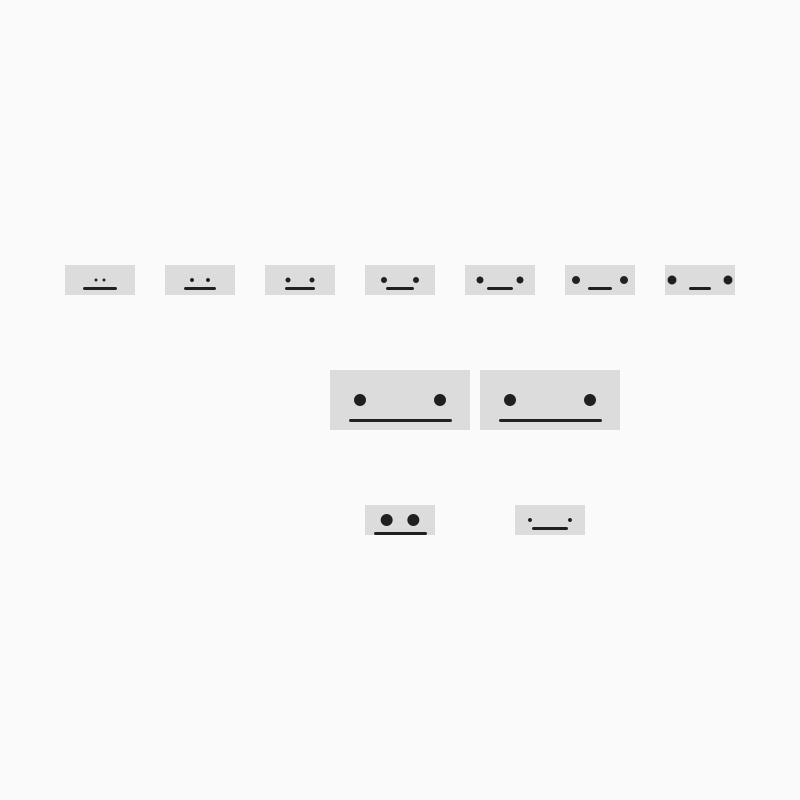
Frame 1 (no input)
Frame 60 (the mouse pressed at the canvas centre just before this capture): identical to frame 1, image omitted
Frame 120 (the mouse held since frame 60 and released just before this capture): identical to frame 1, image omitted

The Processing sketch that drew this single still picture (run headless with seeded random() and noise(); from frame 60 on, the mouse is pressed at the canvas centre):

// Processing sketch: robotObject
// ── robotObject.pde
// -- declare global variables:
float x, y;            // -- Position of the Robot
float wide, high;      // -- Width and height of Robot's head
float eyeD, eyeR;      // -- Eye characteristics - distance between eyes and eye radius
float mLong, mDown;    // -- Mouth characteristics - length and distance down from centre of head

// -- assign values to the globals once in setup() :

void setup () {

  // -- set the canvas size:
  size(800, 800);

  // -- Robot characteristics:
  x = width/2;
  y = height/2;
  wide = 140;
  high = 60;
  eyeD = 80;
  eyeR = 12;
  mLong = 100;
  mDown = 20;   // -- Pixels down from the centre of the head as implemented below with 'y+mouthDown'

  // -- Make sure that any rectangles are centred on the first two arguments we give to rect();
  rectMode(CENTER);
}
// -- drawRobot method:

void drawRobot (float x, float y, float headWide, float headHigh,
  float eyeDist, float eyeRad, float mouthLong, float mouthDown) {

  // -- draw the head with the rect() method:
  noStroke();
  fill(220);
  rect(x, y, headWide, headHigh);

  // -- draw the eyes with the circle() method:
  fill(32);
  circle(x-eyeDist/2, y, eyeRad);
  circle(x+eyeDist/2, y, eyeRad);

  // -- draw the mouth with the line() method():
  stroke(32);
  strokeWeight(3);
  line(x-mouthLong/2, y+mouthDown, x+mouthLong/2, y+mouthDown);
}

// -- Method approach to drawing:

void draw () {

  background(250);

  // -- Method approach to drawing:
  drawRobot(x, y, wide, high, eyeD, eyeR, mLong, mDown);
  drawRobot(x+150, y, wide, high, eyeD, eyeR, mLong, mDown);

  // -- Vary size and characteristics of two 1/4 sized robots:
  drawRobot(x, y+120, wide/2, high/2, eyeD/3, eyeR, mLong/2, mDown/1.5);
  drawRobot(x+150, y+120, wide/2, high/2, eyeD/2, eyeR/3, mLong/3, mDown/2.5);

  // -- Draw robots with parameters that vary in a loop:
  for (int i=100; i<width; i+=100) {
    drawRobot(i, y-120, wide/2, high/2, i/100*eyeD/10, 2+i/100, mLong/3-2*i/100, mDown/2.5);
  }
}
